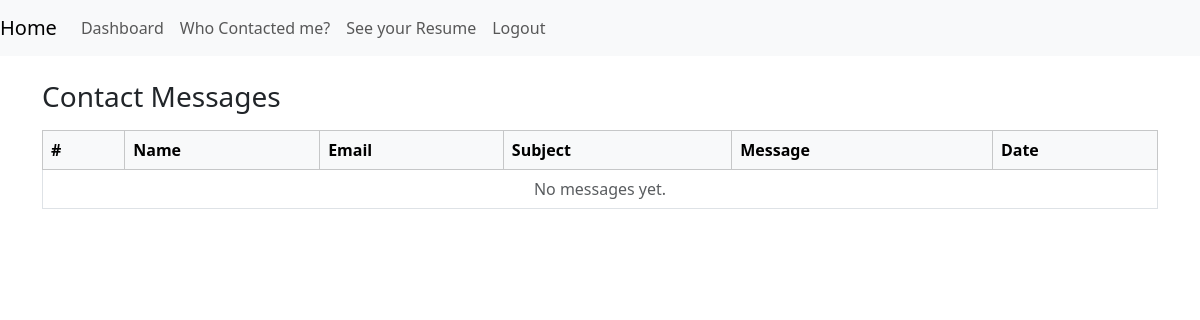
/contact/list/ (signed in), run on an earlier commit of the app's database.
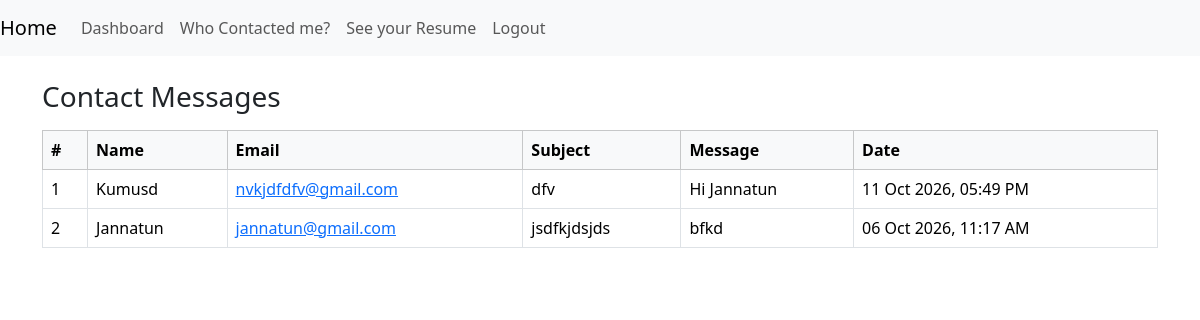
And on a later commit of the database.
### myapp/models.py (models this page shows, shortened)
class ContactMessage(models.Model):
    name = models.CharField(max_length=100)
    email = models.EmailField()
    subject = models.CharField(max_length=200)
    message = models.TextField()
    created_at = models.DateTimeField(auto_now_add=True)
    class Meta:
        ordering = ['-created_at']

### myapp/views.py (the view)
# urls.py: path('contact/list/', views.contact_list, name='contact_list'),
def contact_list(request):
    if not request.user.is_authenticated:
        messages.error(request, 'You must be logged in to view contact messages.')
        return redirect('loginview')
    contact_messages = ContactMessage.objects.all().order_by('-created_at')
    return render(request, 'contact_list.html', {'contact_messages': contact_messages})

### myapp/templates/contact_list.html
{% extends "base.html" %}
{% block content %}
<div class="container my-4">
  <h3 class="mb-3">Contact Messages</h3>
  <div class="table-responsive">
    <table class="table table-bordered table-hover align-middle">
      <thead class="table-light">
        <tr>
          <th>#</th>
          <th>Name</th>
          <th>Email</th>
          <th>Subject</th>
          <th>Message</th>
          <th>Date</th>
        </tr>
      </thead>
      <tbody>
        {% for msg in contact_messages %}
          <tr>
            <td>{{ forloop.counter }}</td>
            <td>{{ msg.name }}</td>
            <td><a href="mailto:{{ msg.email }}">{{ msg.email }}</a></td>
            <td>{{ msg.subject }}</td>
            <td>{{ msg.message|linebreaksbr }}</td>
            <td>{{ msg.created_at|date:"d M Y, h:i A" }}</td>
          </tr>
        {% empty %}
          <tr>
            <td colspan="6" class="text-center text-muted">No messages yet.</td>
          </tr>
        {% endfor %}
      </tbody>
    </table>
  </div>
</div>
{% endblock %}

### myapp/templates/base.html (shortened to what this page needs)
<!DOCTYPE>
<html>
    <head>
        <link href="https://cdn.jsdelivr.net/npm/bootstrap@5.3.8/dist/css/bootstrap.min.css" rel="stylesheet">
    </head>
    <body>
        {% include 'navbar.html' %}
            <div class="container-fluid">
        <div class="row">
               <main>
{% block content%}
            {%endblock%}
        </main>
                </div>
    </div>
    </body>
</html>

### myapp/templates/navbar.html (shortened to what this page needs)
<nav class="navbar navbar-expand-lg navbar-light bg-light">
  {% if user.is_authenticated %}
  <a class="navbar-brand" href="{% url 'dashboard' %}">Home</a>
  {% else %}
  <a class="navbar-brand" href="{% url 'register' %}">Home</a>
  {% endif %}
  <div class="collapse navbar-collapse" id="navbarSupportedContent">
    <ul class="navbar-nav mr-auto">
      {% if user.is_authenticated %}
      <li class="nav-item">
        <a class="nav-link" href="{% url 'dashboard' %}">Dashboard</a>
      </li>
      <li class="nav-item">
        <a class="nav-link" href="{% url 'contact_list' %}">Who Contacted me?</a>
      </li>
      <li class="nav-item">
        <a class="nav-link" href="{% url 'resume' %}">See your Resume</a>
      </li>
      <li class="nav-item">
        <a class="nav-link" href="{% url 'logoutview' %}">Logout</a>
      </li>
      {% endif %}
    </ul>
  </div>
</nav>

What changed in the data, as far as the page shows it:
added ContactMessage: name "Kumusd", email "nvkjdfdfv@gmail.com", subject "dfv", message "Hi Jannatun", created_at "11 Oct 2026, 05:49 PM"
added ContactMessage: name "Jannatun", email "jannatun@gmail.com", subject "jsdfkjdsjds", message "bfkd", created_at "06 Oct 2026, 11:17 AM"
Also different on the page:
text no longer shown: "No messages yet."
